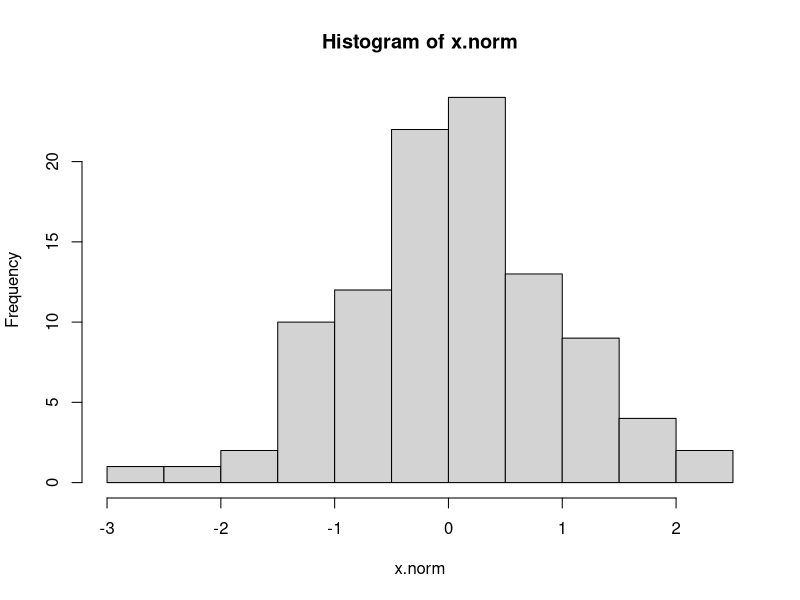
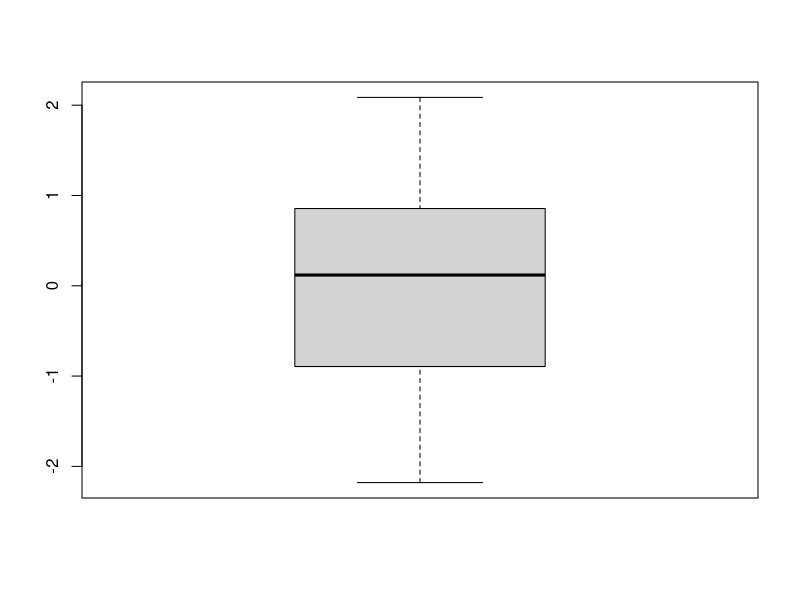
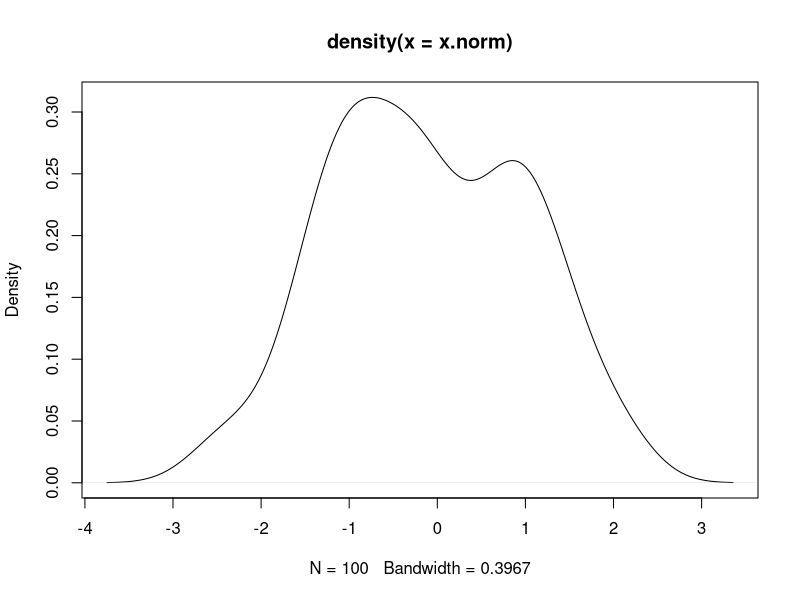
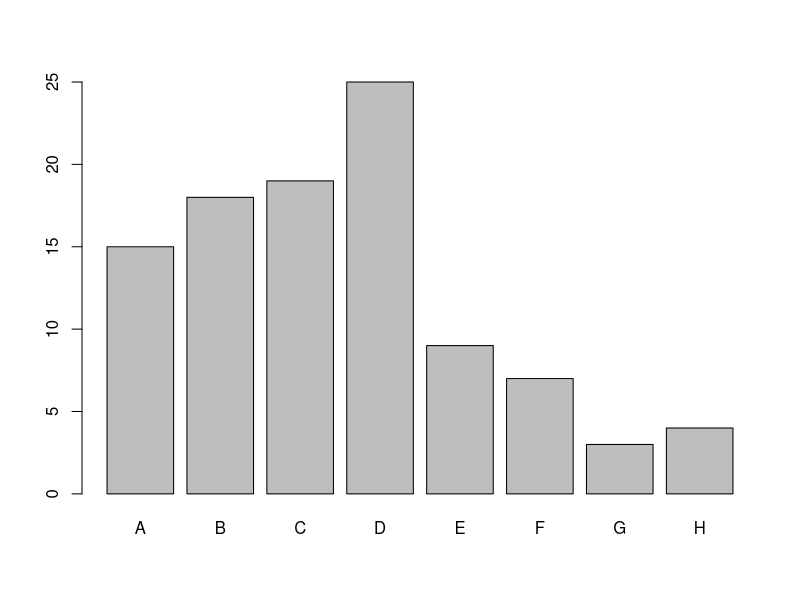
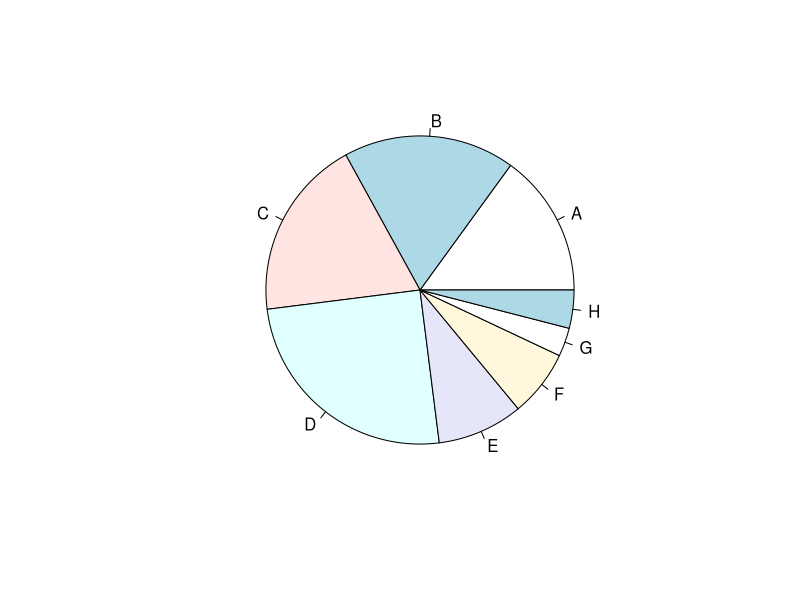

Here is the R script that generated these plots, in order:
## ---- chunk 1
8+9   
## ---- chunk 2
8-9
## ---- chunk 3
8*9
## ---- chunk 4
8/9
## ---- chunk 5
8^9
## ---- chunk 6
8%%9
## ---- chunk 7
8%/%9
## ---- chunk 8
abs(-2)
## ---- chunk 9
1:10
## ---- chunk 10
seq(1, 10, 2)
## ---- chunk 11
seq(1, 10, length.out = 6)
## ---- chunk 12
round(52.5487)
## ---- chunk 13
round(52.5487, digits = 3)
## ---- chunk 14
round(52.5487, digits = -1)
## ---- chunk 15
floor(52.5487)
## ---- chunk 16
ceiling(52.5487)
## ---- chunk 17
trunc(52.5487)
## ---- chunk 18
x <- 1:25
mean(x)
var(x)
median(x)
summary(x)
## ---- chunk 19
x <- c(1:25,NA)
mean(x)
var(x)
median(x)
## ---- chunk 20
x <- c(1:25,NA)
mean(x,na.rm = TRUE)
var(x,na.rm = TRUE)
median(x,na.rm = TRUE)
## ---- chunk 21
v1 <- c(1:3)
v1
v2 <- c(4:6)
v2
v2 <- c(v1,v2)
v2
## ---- chunk 22
v1 <- c(1:3)
length(v1)
## ---- chunk 23
v1 <- c(1:3)
v1[2]
## ---- chunk 24
v2 <- c(4:6)
v2[-3]
## ---- chunk 25
v1 <- c(1:3)
v1[2] <- 5
v1
## ---- chunk 26
rep(8,5)
## ---- chunk 27
rep(c(8,7), c(3, 2))
## ---- chunk 28
v1 <- c(1:3)
v1*3
## ---- chunk 29
v1 <- c(1:3)
v2 <- c(4:6)
v3 <- c(2:3)
v2^v1
v2^v3
## ---- chunk 30
a <- 1:5
b <- 6:10
c <- 11:15 
d <- 16:20
M1 <- rbind(a, b, c, d)
M1
M2 <- cbind(a, b, c, d)
M2
## ---- chunk 31
dim(M1)
dim(M2)
## ---- chunk 32
X <- 1:20
matrix(X, nrow = 4, ncol = 5)
## ---- chunk 33
x <- 1:20
matrix(X, nrow = 4, ncol = 5, byrow = TRUE)
## ---- chunk 34
colnames(M1) <- c("V1", "V2", "V3", "V4", "V5")
M1
## ---- chunk 35
M1[2,4]
## ---- chunk 36
M1[, 4]
## ---- chunk 37
M1[c(2,4),]
## ---- chunk 38
M1[5]
## ---- chunk 39
answer <- c()
Xn <- 3
for(n in 1:7){
Xn <- 2*Xn + 3
answer <- c(answer, Xn)
}
answer
## ---- chunk 40
C <- c(3, 4, NA, 12, 0.2, NA, -2)
for(i in 1:7){
if(is.na(C[i])) print(i)
}
#如果C的第i項是NA，就印出i
## ---- chunk 41
for(j in 1:8){
print(j)
}
#specify that a certain operation should be repeated a fixed number of times
## ---- chunk 42
j <- 1
while(j <= 8){
print(j)
j <- j + 1
}
#Need the initial, condition of stopping, and iteration or replacement
## ---- chunk 43
f <- function(x){
3*x + 2
}
f(2)
f(3)
f(4)
## ---- chunk 44
f <- function(x, y){
x^2 + y^2
}
f(2, 2)
f(2, 3)
f(2, 4)
## ---- chunk 45
x.norm <- rnorm(100, mean=0, sd=1)
hist(x.norm)
## ---- chunk 46
x.norm <- rnorm(100, mean=0, sd=1)
boxplot(x.norm)
## ---- chunk 47
x.norm <- rnorm(100, mean=0, sd=1)
plot(density(x.norm))
## ---- chunk 48
x <- sample(c(1:8), 100, replace=TRUE, prob=c(8:1))
x <- table(x)
names(x) <- c("A", "B", "C", "D", "E", "F", "G", "H")
barplot(x)
pie(x)
